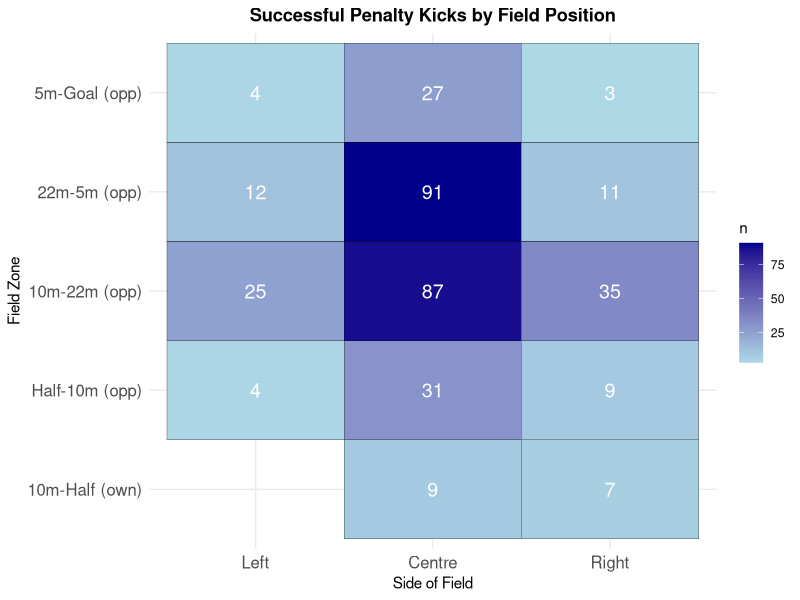
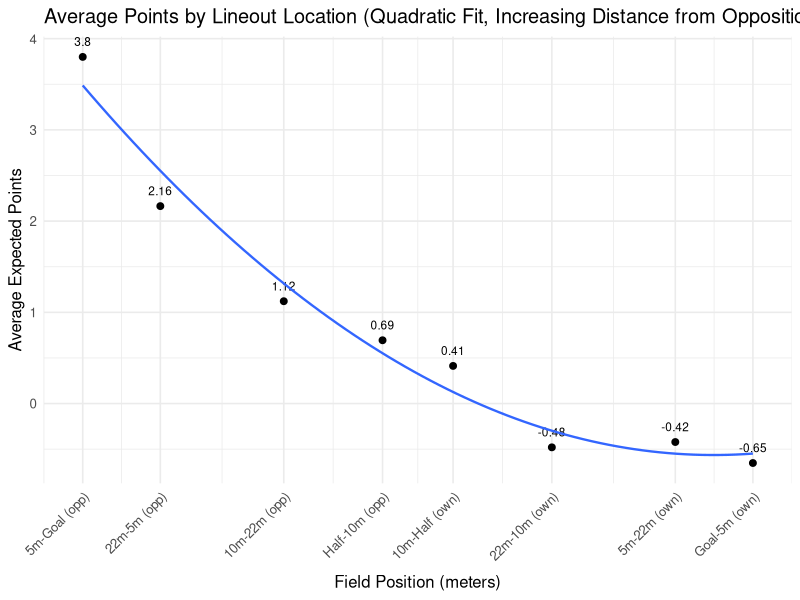
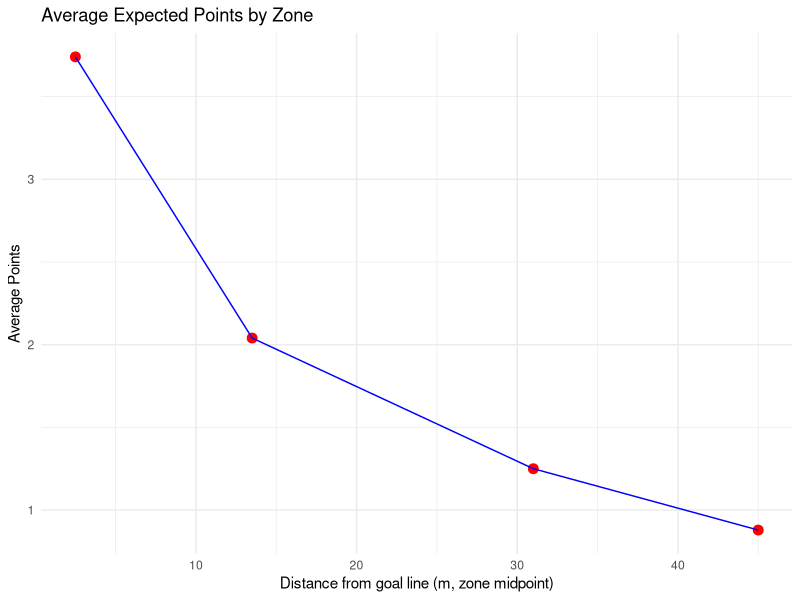
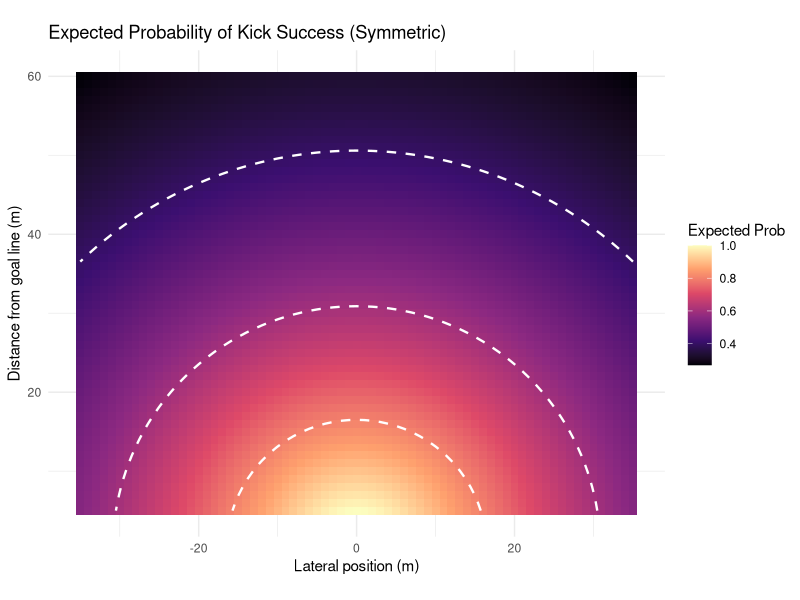
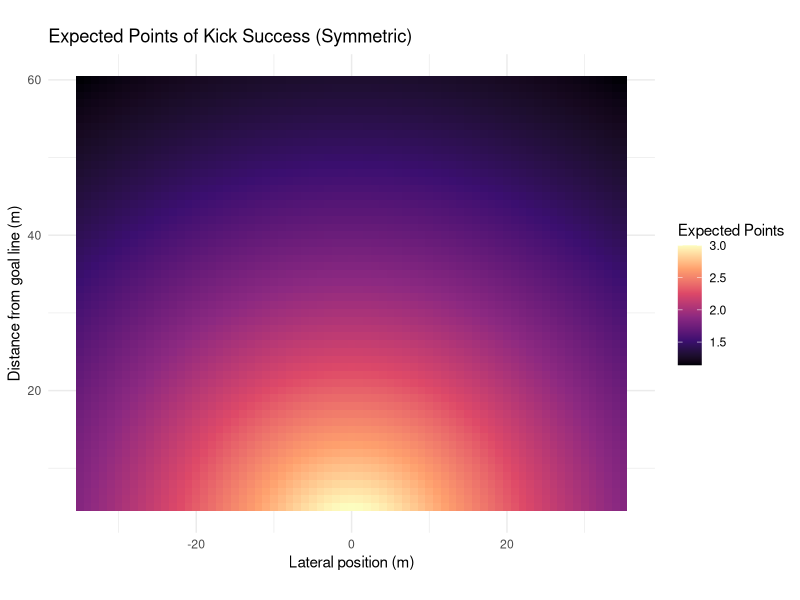
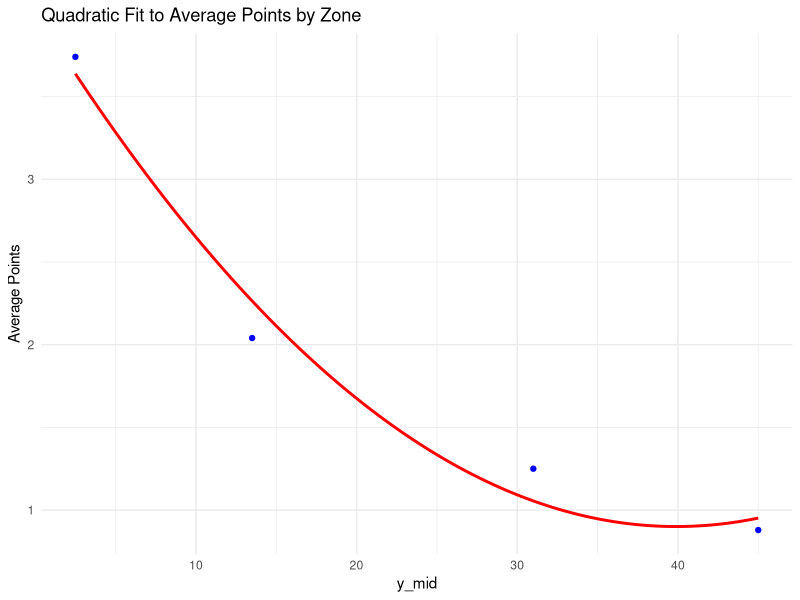
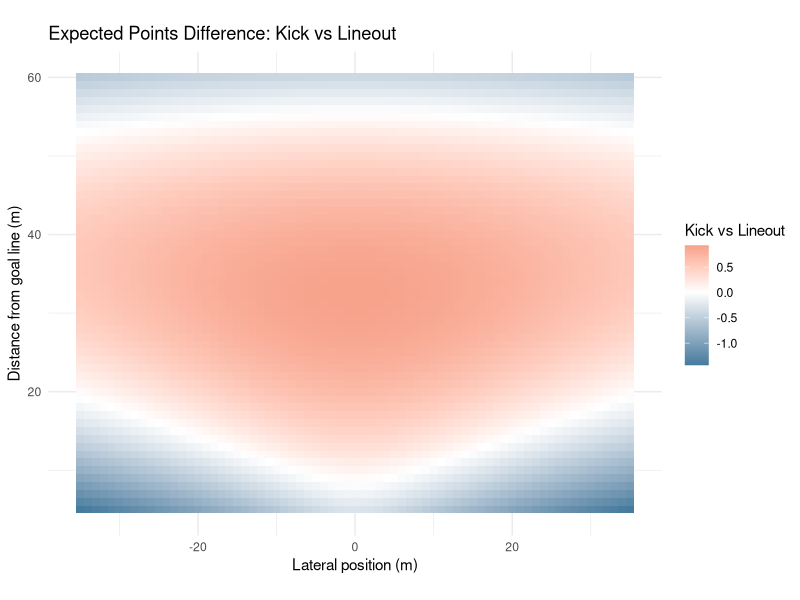
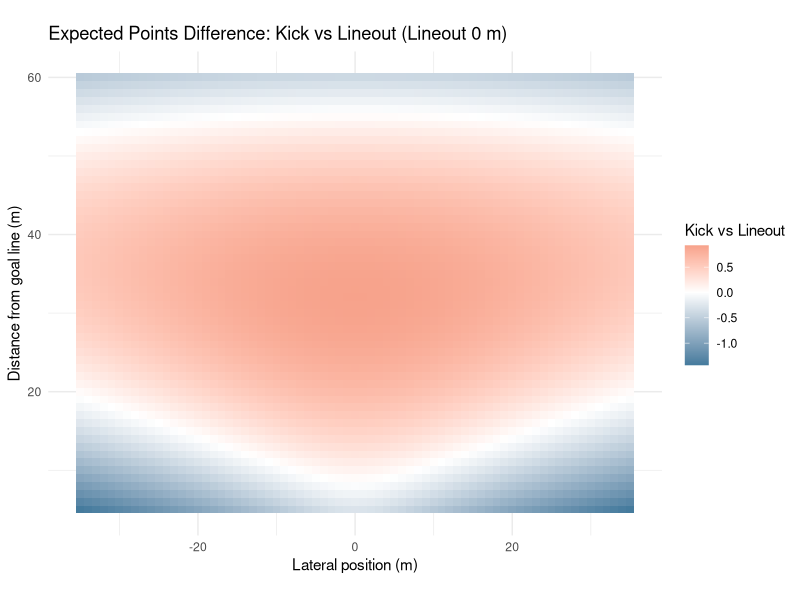

Recreate these plots in R, in order.
##################
### REFERENCES ###
##################

## Links to Article
# https://www.data-ruck.com/blog/predicting-kicks-outcome/
# https://journals.sagepub.com/doi/10.1177/22150218251365220

## Data Download Link
# https://zenodo.org/api/records/13851563/files-archive

# Goal Kicking Data
# https://www.sciencedirect.com/science/article/pii/S1440244014000255


################
### PACKAGES ###
################

# install.packages("patchwork")
library(patchwork)

# install.packages("stringr")
library(stringr)

# install.packages("tidyverse")
library(tidyverse)

# install.packages("dplyr")
library(dplyr)

#################
### DATA LOAD ###
#################

# run from project directory (or within .Rproj)
phase_data = read_csv("data/phase_2018-19.csv")
# preview data
head(phase_data)

########################
### DATA EXPLORATION ###
#######################

# location where the phase began, determined determined by the metre lines dividing the pitch
unique(phase_data$Location)

# period between subsequent rucks
unique(phase_data$Phase)

# location on the pitch where the phase began, determined by the lineout lines dividing the pitch
unique(phase_data$Side)

# how did the play start?
unique(phase_data$Play_Start)

# upon scoring, the event was assigned to all phases since the previous scoring event
unique(phase_data$Outcome)

# points difference (I'm assuming for whoever has possession of the ball)
## oftentimes this is from perspective of the home team, but if it flips back and forth w/ possession then you're right
unique(phase_data$Points_Difference)

# remove instances when cards occur
phase_data <- phase_data %>%
  filter(
    Red_Cards_Own == 0,
    Red_Cards_Opp == 0,
    Yellow_Cards_Own == 0,
    Yellow_Cards_Opp == 0
  ) %>%
  select(-Red_Cards_Own, -Red_Cards_Opp, -Yellow_Cards_Own, -Yellow_Cards_Opp)

# get restarts
restarts <- phase_data %>%
  filter(Play_Start == "Restart Kick", Phase ==1)

# list of unique restart locations
unique(restarts$Location)

# successfulpenalty kicks and locations
successful_penalty_kicks <- phase_data %>%
  arrange(ID) %>% 
  mutate(
    prev_location = lag(Location),          # previous play location
    prev_team = lag(Team_In_Poss),          # previous team in possession
    prev_side = lag(Side),                  # previous side
    score_change = Points_Difference - lag(Points_Difference),
    
    # flip certain "own" zones to "opp"
    prev_location = case_when(
      prev_location == "Goal-5m (own)"   ~ "5m-Goal (opp)",
      prev_location == "5m-22m (own)"    ~ "22m-5m (opp)",
      prev_location == "22m-10m (own)"   ~ "10m-22m (opp)",
      TRUE ~ prev_location
    )
  ) %>%
  # isolate for 3-point scores
  filter(
    abs(score_change) == 3
  ) %>%
  select(ID, Round, Home, Away, Location, prev_location, prev_team, prev_side, Points_Difference, Outcome)
# preview data
print(successful_penalty_kicks)


# mapping successful penalty kicks

zone_levels <- c("Goal-5m (own)", "5m-22m (own)", "22m-10m (own)", "10m-Half (own)",
                 "Half-10m (opp)", "10m-22m (opp)", "22m-5m (opp)", "5m-Goal (opp)")

successful_penalty_kicks <- successful_penalty_kicks %>%
  mutate(
    prev_location = factor(prev_location, levels = zone_levels),
    prev_side = factor(prev_side, levels = c("Left", "Centre", "Right"))
  )

field_counts <- successful_penalty_kicks %>%
  count(prev_location, prev_side)

p1 <- ggplot(field_counts, aes(x = prev_side, y = prev_location, fill = n)) +
  geom_tile(color = "black") +
  geom_text(aes(label = n), color = "white", size = 5) +
  scale_fill_gradient(low = "lightblue", high = "darkblue") +
  labs(title = "Successful Penalty Kicks by Field Position",
       x = "Side of Field",
       y = "Field Zone") +
  theme_minimal() +
  theme(
    axis.text.x = element_text(size = 12),
    axis.text.y = element_text(size = 12),
    plot.title = element_text(hjust = 0.5, face = "bold")
  )

ggsave("plots/penalty_kicks_by_position.png", p1, width = 10, height = 8, dpi = 300)

# expected points of lineout in different locations

phase_data <- phase_data %>%
  mutate(
    # extract signed numbers inside parentheses: (+3), (-3), etc.
    points = str_extract(Outcome, "[-+]?\\d+") %>% as.numeric(),
    
    # handle cases with no number (e.g. "no score", turnovers)
    points = ifelse(is.na(points), 0, points)
  )

zones <- c(
  "5m-Goal (opp)",
  "22m-5m (opp)",
  "10m-22m (opp)",
  "Half-10m (opp)",
  "10m-Half (own)",
  "22m-10m (own)",
  "5m-22m (own)",
  "Goal-5m (own)"
)

lineouts_clean <- phase_data %>%
  filter(
    Play_Start == "Lineout",
    Location %in% zones,
    Phase == 1
  ) %>%
  arrange(Round, Home, Away, Team_In_Poss, desc(Seconds_Remaining)) %>%
  group_by(Round, Home, Away, Team_In_Poss, Points_Difference, Outcome) %>%
  mutate(time_gap = lag(Seconds_Remaining) - Seconds_Remaining,
         too_close = !is.na(time_gap) & time_gap < 200) %>%
  slice_head(n = 1) %>%
  ungroup()

expected_points_by_zone <- lineouts_clean %>%
  group_by(Location) %>%
  summarise(
    n_phases = n(),
    avg_points = mean(points, na.rm = TRUE),
    total_points = sum(points, na.rm = TRUE),
    .groups = "drop"
)

print(expected_points_by_zone)

# Expected Points of Lineout All Areas of the pitch

zones_order <- c(
  "5m-Goal (opp)",
  "22m-5m (opp)",
  "10m-22m (opp)",
  "Half-10m (opp)",
  "10m-Half (own)",
  "22m-10m (own)",
  "5m-22m (own)",
  "Goal-5m (own)"
)

expected_points_by_zone <- lineouts_clean %>%
  group_by(Location) %>%
  summarise(
    n_phases = n(),
    avg_points = mean(points, na.rm = TRUE),
    total_points = sum(points, na.rm = TRUE),
    .groups = "drop"
  ) %>%
  mutate(Location = factor(Location, levels = zones_order)) %>%
  arrange(Location)

# Print Table
print(expected_points_by_zone)

# Plot of Meteres vs Expected Points of Lineout

zone_meters <- c(2.5, 13.5, 31, 45, 55, 69, 86.5, 97.5)

expected_points_by_zone$Location <- factor(expected_points_by_zone$Location, levels = zones_order)
expected_points_by_zone$meter_x <- zone_meters[match(as.character(expected_points_by_zone$Location), zones_order)]

lineout_plot <- ggplot(expected_points_by_zone, aes(x = meter_x, y = avg_points)) +
  geom_point(size = 2) +
  geom_text(aes(label = round(avg_points, 2)), vjust = -1.2, size = 3, check_overlap = TRUE) +
  geom_smooth(method = "lm", formula = y ~ poly(x, 2), se = FALSE, linewidth = 0.8) +
  scale_x_continuous(
    breaks = zone_meters,
    labels = zones_order,
    expand = expansion(add = c(3, 3)),
    limits = c(0, 100)  # ensures full field range
  ) +
  labs(
    title = "Average Points by Lineout Location (Quadratic Fit, Increasing Distance from Opposition Goal Line)",
    x = "Field Position (meters)",
    y = "Average Expected Points"
  ) +
  theme_minimal(base_size = 12) +
  theme(
    axis.text.x = element_text(angle = 45, hjust = 1),
    axis.title.x = element_text(margin = margin(t = 8))
  )

ggsave("plots/lineout_plot.png", lineout_plot, width = 10, height = 6, dpi = 300)

df <- tibble::tibble(
  y_mid = c(31, 13.5, 2.5, 45),
  avg_points = c(1.25, 2.04, 3.74, 0.879)
)

p2 <- ggplot(df, aes(x = y_mid, y = avg_points)) +
  geom_point(size = 3, color = "red") +
  geom_line(group = 1, color = "blue") +
  labs(
    title = "Average Expected Points by Zone",
    x = "Distance from goal line (m, zone midpoint)",
    y = "Average Points"
  ) +
  theme_minimal()

ggsave("plots/expected_points_by_zone.png", p2, width = 10, height = 6, dpi = 300)


# coefficients from logistic regression (REPLICATE THIS)
beta_angle <- 0.45
beta_distance <- -0.022
intercept <- -1.78

x_vals <- seq(-35, 35, by = 1)
y_vals <- seq(5, 60, by = 1)
grid <- expand.grid(x = x_vals, y = y_vals)

# SET THIS AS DEFAULT VALUE, CORRECT IF NOT SO
post_half_width <- 2.81

# logistic function
logit_prob <- function(angle, distance) {
  1 / (1 + exp(-(beta_angle * angle + beta_distance * distance + intercept)))
}

compute_expected_points <- function(x, y, post_half_width = 2.81) {
  # positions of the posts along the x-axis
  left_post_x  <- -post_half_width
  right_post_x <-  post_half_width
  
  # distances to the posts from kicker at (x, y)
  angle_left  <- atan2(x + left_post_x, y)
  angle_right <- atan2(x - right_post_x, y)
  
  # angular width of target
  angle <- angle_right - angle_left
  
  # logistic probability
  distance <- sqrt(x^2 + y^2)
  prob_raw <- logit_prob(angle, distance)
  
  prob_raw
}

grid <- grid %>%
  mutate(
    prob_raw_pos = compute_expected_points(x, y),
    prob_raw_neg = compute_expected_points(-x, y),  # mirror kicker position
    prob_raw_max = pmax(prob_raw_pos, prob_raw_neg)
  ) %>%
  mutate(
    prob = prob_raw_max / max(prob_raw_max),
    expected_points = prob * 3 + (1-prob)*0.46    # 0.46 obtained from expected points following a 22 meter drop out
  )


# plot symmetric heatmap
thresholds <- c(0.8, 0.6, 0.4, 0.2)

p3 <- ggplot(grid, aes(x = x, y = y, fill = prob)) +
  geom_tile() +
  geom_contour(aes(z = prob),
               breaks = thresholds,
               color = "white",
               linewidth = 0.8,
               linetype = "dashed") +
  scale_fill_viridis_c(option = "magma", name = "Expected Prob") +
  coord_fixed() +
  labs(
    title = "Expected Probability of Kick Success (Symmetric)",
    x = "Lateral position (m)",
    y = "Distance from goal line (m)"
  ) +
  theme_minimal()

ggsave("plots/kick_success_probability.png", p3, width = 12, height = 10, dpi = 300)

p4 <- ggplot(grid, aes(x = x, y = y, fill = expected_points)) +
  geom_tile() +
  scale_fill_viridis_c(option = "magma", name = "Expected Points") +
  coord_fixed() +
  labs(
    title = "Expected Points of Kick Success (Symmetric)",
    x = "Lateral position (m)",
    y = "Distance from goal line (m)"
  ) +
  theme_minimal()

ggsave("plots/expected_points_heatmap.png", p4, width = 12, height = 10, dpi = 300)



# Expected Points after Penalty miss (drop kick from opposition 22m)

all_restarts <- restarts

head(all_restarts)
table(all_restarts$Location)

# Need to Remove All Restarts After Tries and Penalties

restarts_not_after_score <- phase_data %>%
  mutate(
    prev_ID = lag(ID),
    prev_Points = lag(Points_Difference),
    prev_Play = lag(Play_Start),
    prev_Team_In_Poss = lag(Team_In_Poss)
  ) %>%
  filter(
    Phase == 1,
    Play_Start == "Restart Kick",
    !is.na(prev_ID),
    abs(Points_Difference - prev_Points) == 0,
    Seconds_Remaining < 4795
  )



head(restarts_not_after_score)
table(restarts_not_after_score$Location)


# Filtering out unreasonable locations

avg_points_by_location_restarts <- restarts_not_after_score %>%
  group_by(Location) %>%
  summarise(
    n = n(),
    avg_expected_points = mean(points, na.rm = TRUE)
  ) %>%
  arrange(desc(avg_expected_points))

print(avg_points_by_location_restarts)

overall_avg_points_restarts <- restarts_not_after_score %>%
  summarise(overall_avg_expected_points = mean(points, na.rm = TRUE))

print(overall_avg_points_restarts)


# lineout expected points

expected_points_by_zone <- tibble(
  Location = c("10m-22m (opp)", "22m-5m (opp)", "5m-Goal (opp)", "Half-10m (opp)"),
  y_mid = c(31, 13.5, 2.5, 45),
  avg_points = c(1.25, 2.04, 3.74, 0.879)
)

# fit quadratic function
quad_fit <- lm(avg_points ~ poly(y_mid, 2, raw = TRUE), data = expected_points_by_zone)

y_dense <- seq(min(expected_points_by_zone$y_mid),
               max(expected_points_by_zone$y_mid), length.out = 500)

fitted_dense <- predict(quad_fit, newdata = data.frame(y_mid = y_dense))

p5 <- ggplot() +
  geom_point(data = expected_points_by_zone, aes(x = y_mid, y = avg_points), color = "blue") +
  geom_line(aes(x = y_dense, y = fitted_dense), color = "red", linewidth = 1) +
  labs(title = "Quadratic Fit to Average Points by Zone",
       x = "y_mid",
       y = "Average Points") +
  theme_minimal()

ggsave("plots/quadratic_fit.png", p5, width = 10, height = 6, dpi = 300)

interpolate_quad <- function(x) {
  predict(quad_fit, newdata = data.frame(y_mid = x))
}

grid <- grid %>%
  mutate(
    avg_points_interp = interpolate_quad(y),
    point_diff = expected_points - avg_points_interp
  )

# graph of if the lineout takes place at the same distance from goal as kick
p6 <- ggplot(grid, aes(x = x, y = y, fill = point_diff)) +
  geom_tile() +
  scale_fill_gradient2(
    low = "#457B9D",    # darker blue for negative
    mid = "white",       # zero
    high = "#E76F51",   # darker orange/red for positive
    midpoint = 0,
    name = "Kick vs Lineout"
  ) +
  coord_fixed() +
  labs(
    title = "Expected Points Difference: Kick vs Lineout",
    x = "Lateral position (m)",
    y = "Distance from goal line (m)"
  ) +
  theme_minimal()

ggsave("plots/kick_vs_lineout_comparison.png", p6, width = 12, height = 10, dpi = 300)

# with a y shift

y_shifts <- c(0, -5, -10, -15, -20)

plots <- lapply(y_shifts, function(shift) {
  
  grid_shifted <- grid %>%
    mutate(
      avg_points_interp = pmin(interpolate_quad(y + shift), 3.74),  # cap at 3.74
      point_diff = expected_points - avg_points_interp
    )
  
  p <- ggplot(grid_shifted, aes(x = x, y = y, fill = point_diff)) +
    geom_tile() +
    scale_fill_gradient2(
      low = "#457B9D",    # darker blue for negative
      mid = "white",       # zero
      high = "#E76F51",   # darker orange/red for positive
      midpoint = 0,
      name = "Kick vs Lineout"
    ) +
    coord_fixed() +
    labs(
      title = paste("Expected Points Difference: Kick vs Lineout (Lineout", shift, "m)"),
      x = "Lateral position (m)",
      y = "Distance from goal line (m)"
    ) +
    theme_minimal()
  
  # Save each plot
  filename <- paste0("plots/kick_vs_lineout_shift_", abs(shift), "m.png")
  ggsave(filename, p, width = 12, height = 10, dpi = 300)
  
  p
})
